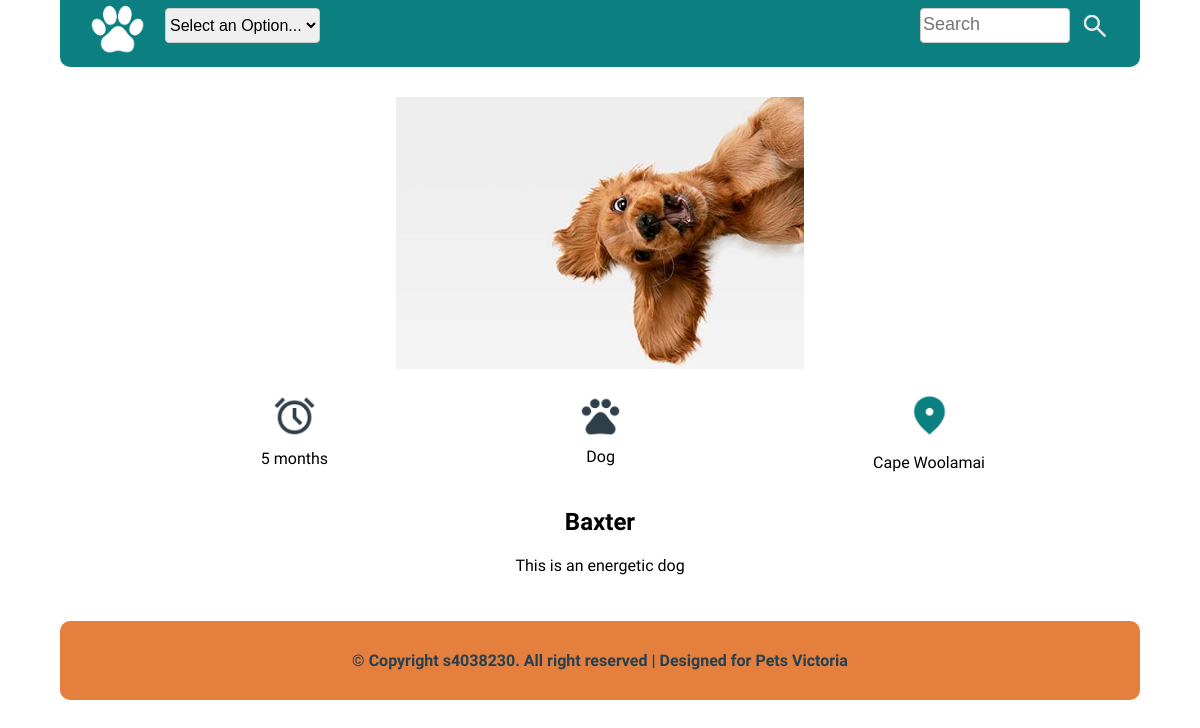
/details.php?petid=7, run on the app's committed database.
### tables this page shows
CREATE TABLE `pets` (
  `petid` int(11) NOT NULL,
  `petname` varchar(255) NOT NULL,
  `description` text NOT NULL,
  `image` varchar(255) NOT NULL,
  `caption` varchar(255) NOT NULL,
  `age` double NOT NULL,
  `location` varchar(255) NOT NULL,
  `type` varchar(255) NOT NULL
);

### details.php (the view, shortened to what this page needs)
<?php
include "include/header.inc";
include "include/nav.inc";
include "include/db_connect.inc";
if (isset($_GET['petid'])) {
    $petid = $_GET['petid'];
    $sql = "SELECT * FROM pets WHERE petid = ?";
    $stmt = $conn->prepare($sql);
    $stmt->bind_param("i", $petid);
    $stmt->execute();
    $result = $stmt->get_result();
    $pet = $result->fetch_assoc();
    if ($pet) {
?>
        <main id="mainbody-5">
            <div>
                <img id="mainpicture-3" src="images/<?php echo htmlspecialchars($pet['image']); ?>" alt="pets'picture">
            </div>
            <div>
                <div class="icon-details">
                    <span><img src="images/alarm.png">
                        <p><?php echo htmlspecialchars($pet['age']); ?> months</p>
                    </span>
                    <span>
                        <img src="images/paw.png">
                        <p><?php echo htmlspecialchars($pet['type']); ?></p>
                    </span>
                    <span>
                        <img src="images/location.png">
                        <p><?php echo htmlspecialchars($pet['location']); ?></p>
                    </span>
                </div>
            </div>
            <div class="fontbody-5">
                <h2><?php echo htmlspecialchars($pet['petname']); ?></h2>
                <p><?php echo htmlspecialchars($pet['caption']); ?></p>
            </div>
        </main>
<?php
    } else {
        echo "<p>Pet not found!</p>";
    }
} else {
    echo "<p>No pet selected!</p>";
}
include "include/footer.inc";

### css/style.css (style rules this page uses)
:root { margin: 0px; padding: 0px; box-sizing: border-box; }
body { margin: auto; width: 1200px; }
::placeholder { font-size: 18px; }
#mainbody-5 { background-color: #fff; width: 85%; overflow: hidden; text-align: center; margin: auto; padding: 2.5%; }
#mainpicture-3 { align-items: center; width: 40%; height: 40%; overflow: hidden; }
.icon-details { display: flex; justify-content:space-around; margin-left: 4.5%; margin-top: 2%; }
.icon-details img { width: 45px; height: 45px; }
.icon-details p { font-family: "Ysabeau SC"; margin-top: 10%; }
.fontbody-5 p, h2 { font-family: "Ysabeau SC"; }

### data on the page
pets: image (picture), age "5", type "Dog", location "Cape Woolamai", petname "Baxter", caption "This is an energetic dog"
